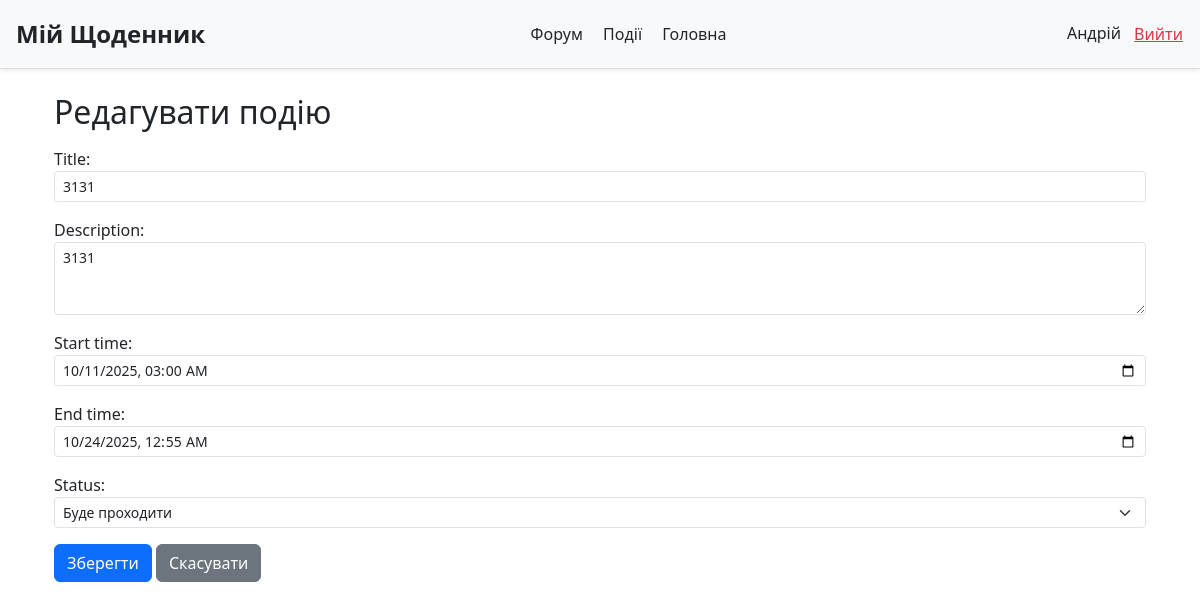
Page /events/1/update/ (signed in) on the committed database.
### events/models.py (models this page shows)
class Event(models.Model):
    STATUS_CHOICES = [
        ('Пройшов', "Пройшов"),
        ('Проходить',"Проходить"),
        ("Буде проходити", "Буде проходити")
    ]
    title = models.CharField(max_length=300)
    description = models.TextField()
    created_at = models.DateTimeField(auto_now_add=True)
    start_time = models.DateTimeField()
    end_time = models.DateTimeField()
    status = models.CharField(max_length=50, choices=STATUS_CHOICES, default="Буде проходити")
    author = models.ForeignKey(
        settings.AUTH_USER_MODEL,
        on_delete=models.CASCADE,
        related_name="events"
    )
    updated_at = models.DateTimeField(auto_now=True)
    def __str__(self):
        return self.title

### events/views.py (the view, shortened to what this page needs)
# urls.py: path("<int:pk>/update/", EventUpdateView.as_view(), name="event_update"),
class EventUpdateView(UserPassesTestMixin, UpdateView):
    model = Event
    form_class = EventForm
    template_name = "events/event_form.html"
    def test_func(self):
        return self.request.user.is_staff or self.request.user.is_superuser

### events/forms.py
class EventForm(forms.ModelForm):
    class Meta:
        model = Event
        fields = ["title", "description", "start_time", "end_time", "status"]
        widgets = {
            "title": forms.TextInput(attrs={
                "class": "form-control form-control-sm",
                "placeholder": "Введіть назву події"
            }),
            "description": forms.Textarea(attrs={
                "class": "form-control form-control-sm",
                "rows": 3,
                "placeholder": "Короткий опис події..."
            }),
            "start_time": forms.DateTimeInput(attrs={
                "type": "datetime-local",
                "class": "form-control form-control-sm"
            }),
            "end_time": forms.DateTimeInput(attrs={
                "type": "datetime-local",
                "class": "form-control form-control-sm"
            }),
            "status": forms.Select(attrs={
                "class": "form-select form-select-sm"
            }),
        }

### events/templates/events/event_form.html (shortened to what this page needs)
{% extends "electronic_diary/home.html" %}
{% block content %}
<div class="container mt-4">
  <h2 class="mb-3">
    {% if view.object %}Редагувати подію{% else %}Створити нову подію{% endif %}
  </h2>
  <form method="post">
    {{ form.as_p }}
    <button type="submit" class="btn btn-primary">Зберегти</button>
    <a href="{% url 'events:event_list' %}" class="btn btn-secondary">Скасувати</a>
  </form>
</div>
{% endblock %}

### electronic_diary/templates/electronic_diary/home.html (shortened to what this page needs)
{% load static %}
<!DOCTYPE html>
<html lang="uk">
<head>
    <link href="https://cdn.jsdelivr.net/npm/bootstrap@5.3.0/dist/css/bootstrap.min.css" rel="stylesheet">
    <link rel="stylesheet" href="{% static 'home.css' %}">
</head>
<body>
<header class="d-flex justify-content-between align-items-center p-3 bg-light shadow-sm">
    <div class="logo">
        <a href="{% url 'electronic_diary:schedule' %}" class="fw-bold fs-4 text-decoration-none text-dark">
            Мій Щоденник
        </a>
    </div>
    <nav class="menu">
        <a href="{% url 'forum:thread_list' %}" class="mx-2 text-decoration-none text-dark">Форум</a>
        <a href="{% url 'events:event_list' %}" class="mx-2 text-decoration-none text-dark">Події</a>
        {% if request.path != '/' %}
            <a href="/" class="mx-2 text-decoration-none text-dark">Головна</a>
        {% endif %}
    </nav>
    <div class="user-menu">
        {% if user.is_authenticated %}
            <a href="{% url 'accounts:profile' %}" class="text-decoration-none text-dark">
                {{ request.user.first_name|default:request.user.username }}
            </a>
            <form action="{% url 'accounts:logout' %}" method="post" class="d-inline">
                <button type="submit" class="btn btn-link text-danger p-0 ms-2">Вийти</button>
            </form>
        {% else %}
            <a href="{% url 'accounts:login' %}" class="text-decoration-none text-dark">Увійти</a> |
            <a href="{% url 'accounts:register' %}" class="text-decoration-none text-dark">Реєстрація</a>
        {% endif %}
    </div>
</header>
<main class="container mt-4">
    {% block content %}{% endblock %}
</main>
</body>
</html>

### electronic_diary/static/home.css (style rules this page uses)
header { display: flex; justify-content: space-between; align-items: center; padding: 10px 20px; background: #f5f5f5; border-bottom: 1px solid #ddd; }
.user-menu a { margin-left: 15px; text-decoration: none; color: #007bff; }

### rows in the picture
Event: title "3131", description "3131", start_time "10/11/2025 03:00", end_time "10/24/2025 00:55", status "Буде проходити"

### other values in the picture
{{ request.user.first_name|default:request.user.username }} "Андрій"
